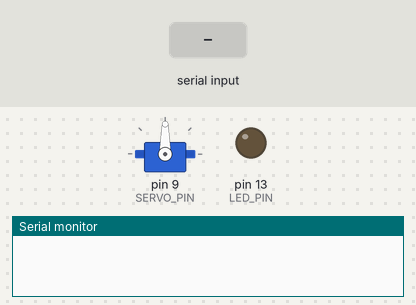
The sketch below on a simulated Arduino Leonardo, built with avr-gcc and run on an emulated ATmega32U4. On the bench: servo, output pins drawn as LEDs (lit = HIGH), the last lines printed to the serial monitor. The test bench sets the inputs (shaded band).

Above: at 1.2 s.
1.3 s: "L90\n" received over Serial
At 2.5 s:
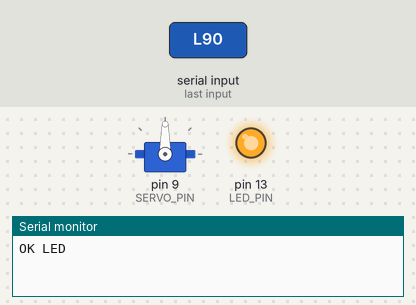
2.8 s: "S,45\n" received over Serial
At 3.8 s:
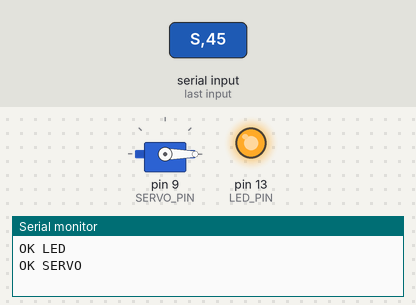
4.3 s: "L,45\n" received over Serial
At 4.9 s:
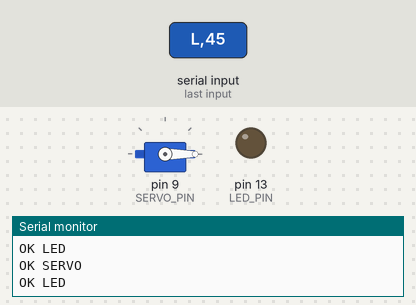
5.8 s: "l90\n" received over Serial
At 6.1 s:
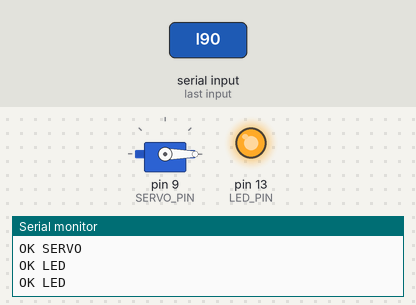
7.3 s: "l,45\n" received over Serial
At 8.4 s:
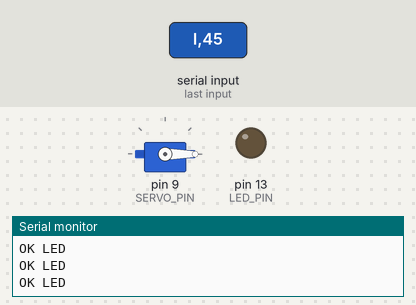
Timing chart, 0 to 9.8 s (numbered marks = the images above; inputs shaded):
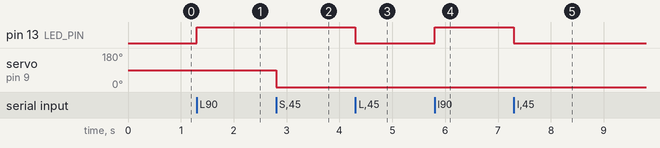

The sketch:

serial_led_servo.ino
```cpp
/*
 * Workshop: pyserial + Arduino
 * Commands (ASCII, newline-terminated):
 *   L1  -> LED on (built-in)
 *   L0  -> LED off
 *   S<angle> -> servo 0-180 (e.g. S90)
 */

#include <Servo.h>

Servo servo;
const int LED_PIN = LED_BUILTIN;
// Change if your board uses a different pin for the servo signal
const int SERVO_PIN = 9;

void setup() {
  Serial.begin(9600);
  while (!Serial) {
    ;  // native USB boards (Leonardo, Micro, etc.)
  }
  pinMode(LED_PIN, OUTPUT);
  digitalWrite(LED_PIN, LOW);
  servo.attach(SERVO_PIN);
  servo.write(90);
}

void loop() {
  if (Serial.available() <= 0) {
    return;
  }

  String line = Serial.readStringUntil('\n');
  line.trim();
  if (line.length() == 0) {
    return;
  }

  char c = line.charAt(0);
  if (c == 'L' || c == 'l') {
    int v = line.substring(1).toInt();
    digitalWrite(LED_PIN, v ? HIGH : LOW);
    Serial.println(F("OK LED"));
  } else if (c == 'S' || c == 's') {
    int angle = line.substring(1).toInt();
    angle = constrain(angle, 0, 180);
    servo.write(angle);
    Serial.println(F("OK SERVO"));
  } else {
    Serial.println(F("ERR unknown"));
  }
}
```

Measured:
- after the input at 1.3 s, pin 13 (LED_PIN): LOW → HIGH at once
- after the input at 2.8 s, servo on pin 9 (SERVO_PIN): 90° → 0° at once
- after the input at 4.3 s, pin 13 (LED_PIN): HIGH → LOW at once
- after the input at 5.8 s, pin 13 (LED_PIN): LOW → HIGH at once
- after the input at 7.3 s, pin 13 (LED_PIN): HIGH → LOW at once
